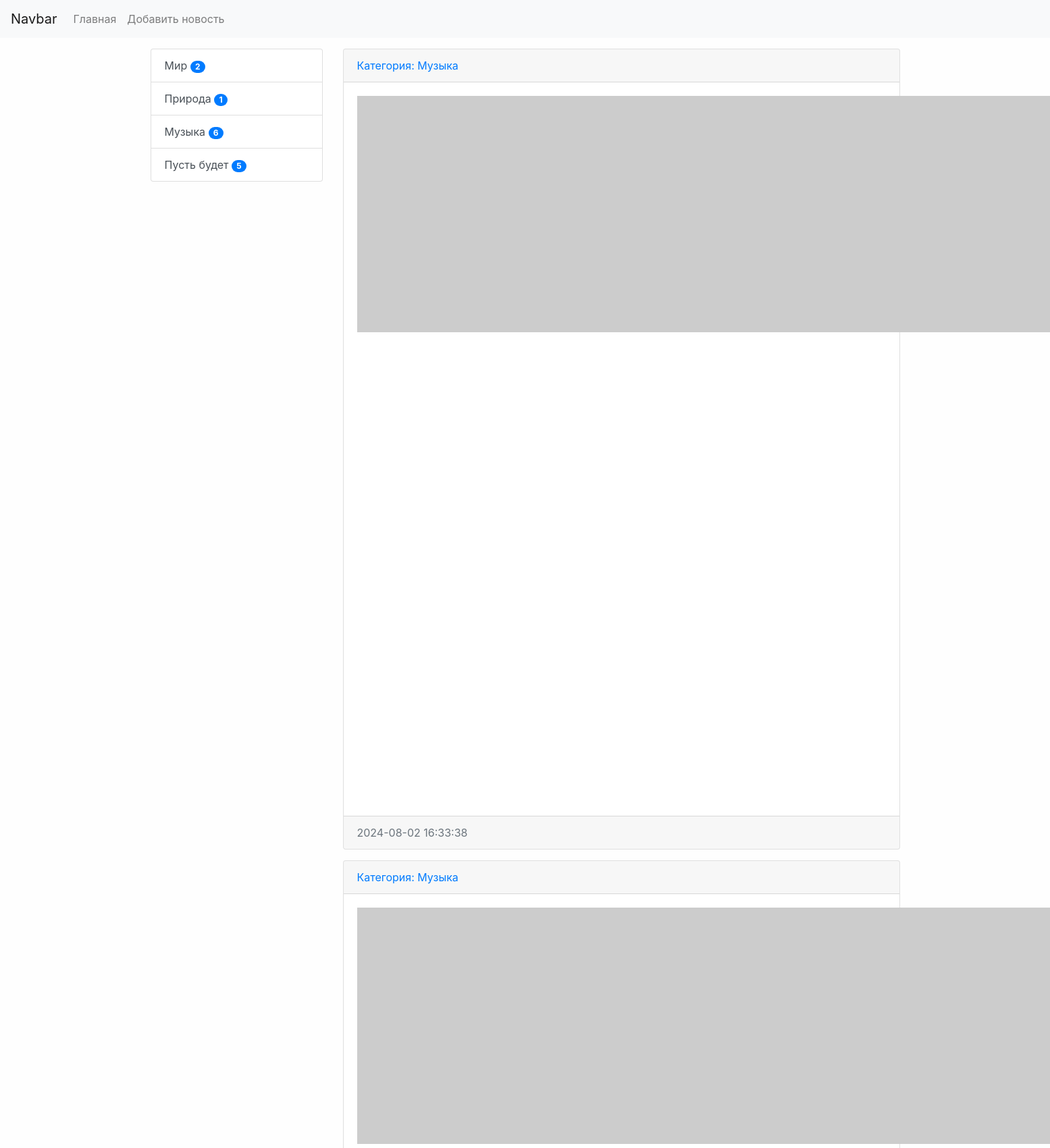
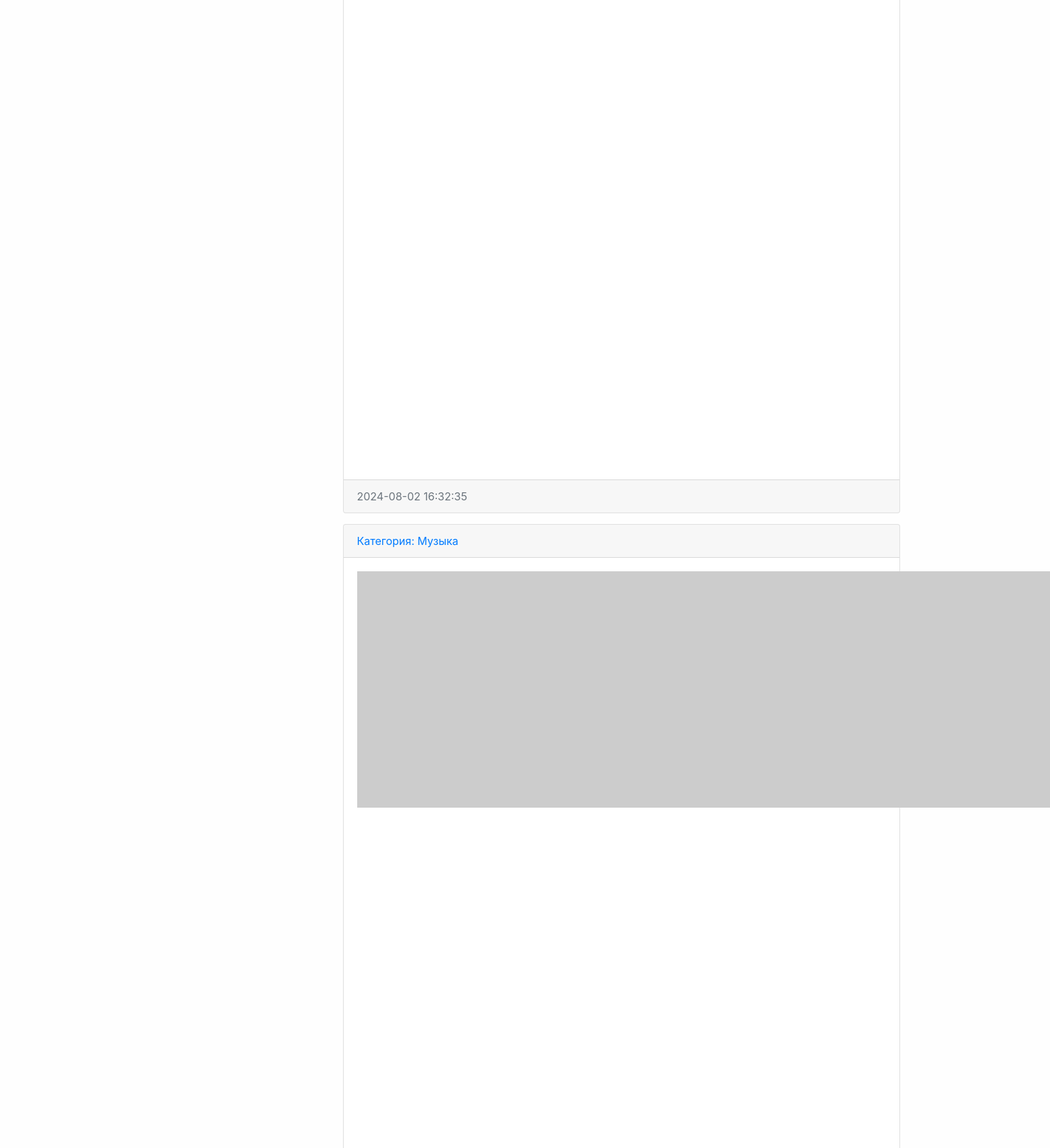
Screenshot of /category/3/ (upper part) with the database file from the repository (2 pictures, top to bottom).
### news/models.py (models this page shows, shortened)
class Category(models.Model):
    title = models.CharField(max_length=125, db_index=True, verbose_name="Наименование категории")
    def get_absolute_url(self):
        return reverse('category', kwargs={'category_id': self.pk})
    def __str__(self):
        return self.title
    class Meta:
        verbose_name = "Категория"
        verbose_name_plural = "Категории"
        ordering = ['title']

class News(models.Model):
    title = models.CharField(max_length=120, verbose_name="Название новости")
    content = models.TextField(blank=True, verbose_name="Контент")
    created_at = models.DateTimeField(auto_now_add=True, verbose_name="Дата публикации")
    updated_at = models.DateTimeField(auto_now=True, verbose_name="Фото")
    photo = models.ImageField(upload_to='photos/%Y/%m/%d/', verbose_name="Фото", blank=True)
    is_published = models.BooleanField(default=False, verbose_name="Опубликованно")
    category = models.ForeignKey("Category", on_delete=models.PROTECT, verbose_name="Категория")
    views = models.IntegerField(default=0)
    def get_absolute_url(self):
        return reverse('view_news', kwargs={'pk': self.pk})
    class Meta:
        verbose_name = 'Новость'
        verbose_name_plural = 'Новости'
        ordering = ['-created_at', 'title']

### news/views.py (the view)
# urls.py: path('category/<int:category_id>/', NewsByCategory.as_view(), name='category'),
class NewsByCategory(ListView):
    model = News
    template_name = 'news/home_news_list.html'
    context_object_name = 'news'
    allow_empty = False
    def get_queryset(self):
        return News.objects.filter(category_id=self.kwargs['category_id'],
                                   is_published=True)
    def get_context_data(self, **kwargs):
        context = super().get_context_data(**kwargs)
        context['title'] = Category.objects.get(pk=self.kwargs['category_id'])
        return context

### news/templatetags/news_tags.py (called while the page is built)
@register.simple_tag(name='get_list_categories')
def get_categories():
    categories = Category.objects.all()
    return categories

@register.inclusion_tag('news/list_categories.html')
def show_categories():
    categories = (Category.objects
                  .annotate(cnt=Count('news'))
                  .filter(cnt__gt=0))
    print('\n\n', categories, '\n\n')
    return {
        'categories': categories}

### news/templates/news/home_news_list.html (shortened to what this page needs)
{% extends 'base.html' %}
{% block sidebar %}
    {% include 'inc/_sidebar.html' %}
{% endblock %}
{% block content %}
    {% for item in news %}
        <div class="card mb-3">
            <div class="card-header">
                <a href={{ item.category.get_absolute_url }}>
                    Категория: {{ item.category }}
            </div>
            <div class="card-body">
                <div class="media">
                    {% if item.photo %}
                    <img
                        src="{{ item.photo.url }}"
                        alt=""
                        width="350"
                        class="mr-3"
                    />
                    {% else %}
                    <img
                        src="https://picsum.photos/id/1060/350/235/?blur=2"
                        alt=""
                        class="mr-3"
                    />
                    {% endif %}
                </div>
            </div>
            <div class="card-footer text-muted">
                {{ item.created_at|date:"Y-m-d H:i:s" }}
            </div>
        </div>
    {% endfor %}
{% endblock %}

### news/templates/news/list_categories.html
<div class="list-group">
  {% for item in categories %}
      <a href="{{ item.get_absolute_url }}" class="list-group-item list-group-item-action">
            {{ item.title }}
            <span class="badge badge-primary badge-pill">{{ item.cnt }}</span>
      </a>
  {% endfor %}
</div>

### mysite/static/css/style.css (style rules this page uses)
body { background-color: #fefefe; }

### rows the page displays
Category: title "Мир", cnt "2"
Category: title "Природа", cnt "1"
Category: title "Музыка", cnt "6"
Category: title "Пусть будет", cnt "5"
News: category "Музыка", created_at "2024-08-02 16:33:38"
News: category "Музыка", created_at "2024-08-02 16:32:35"
News: category "Музыка"
